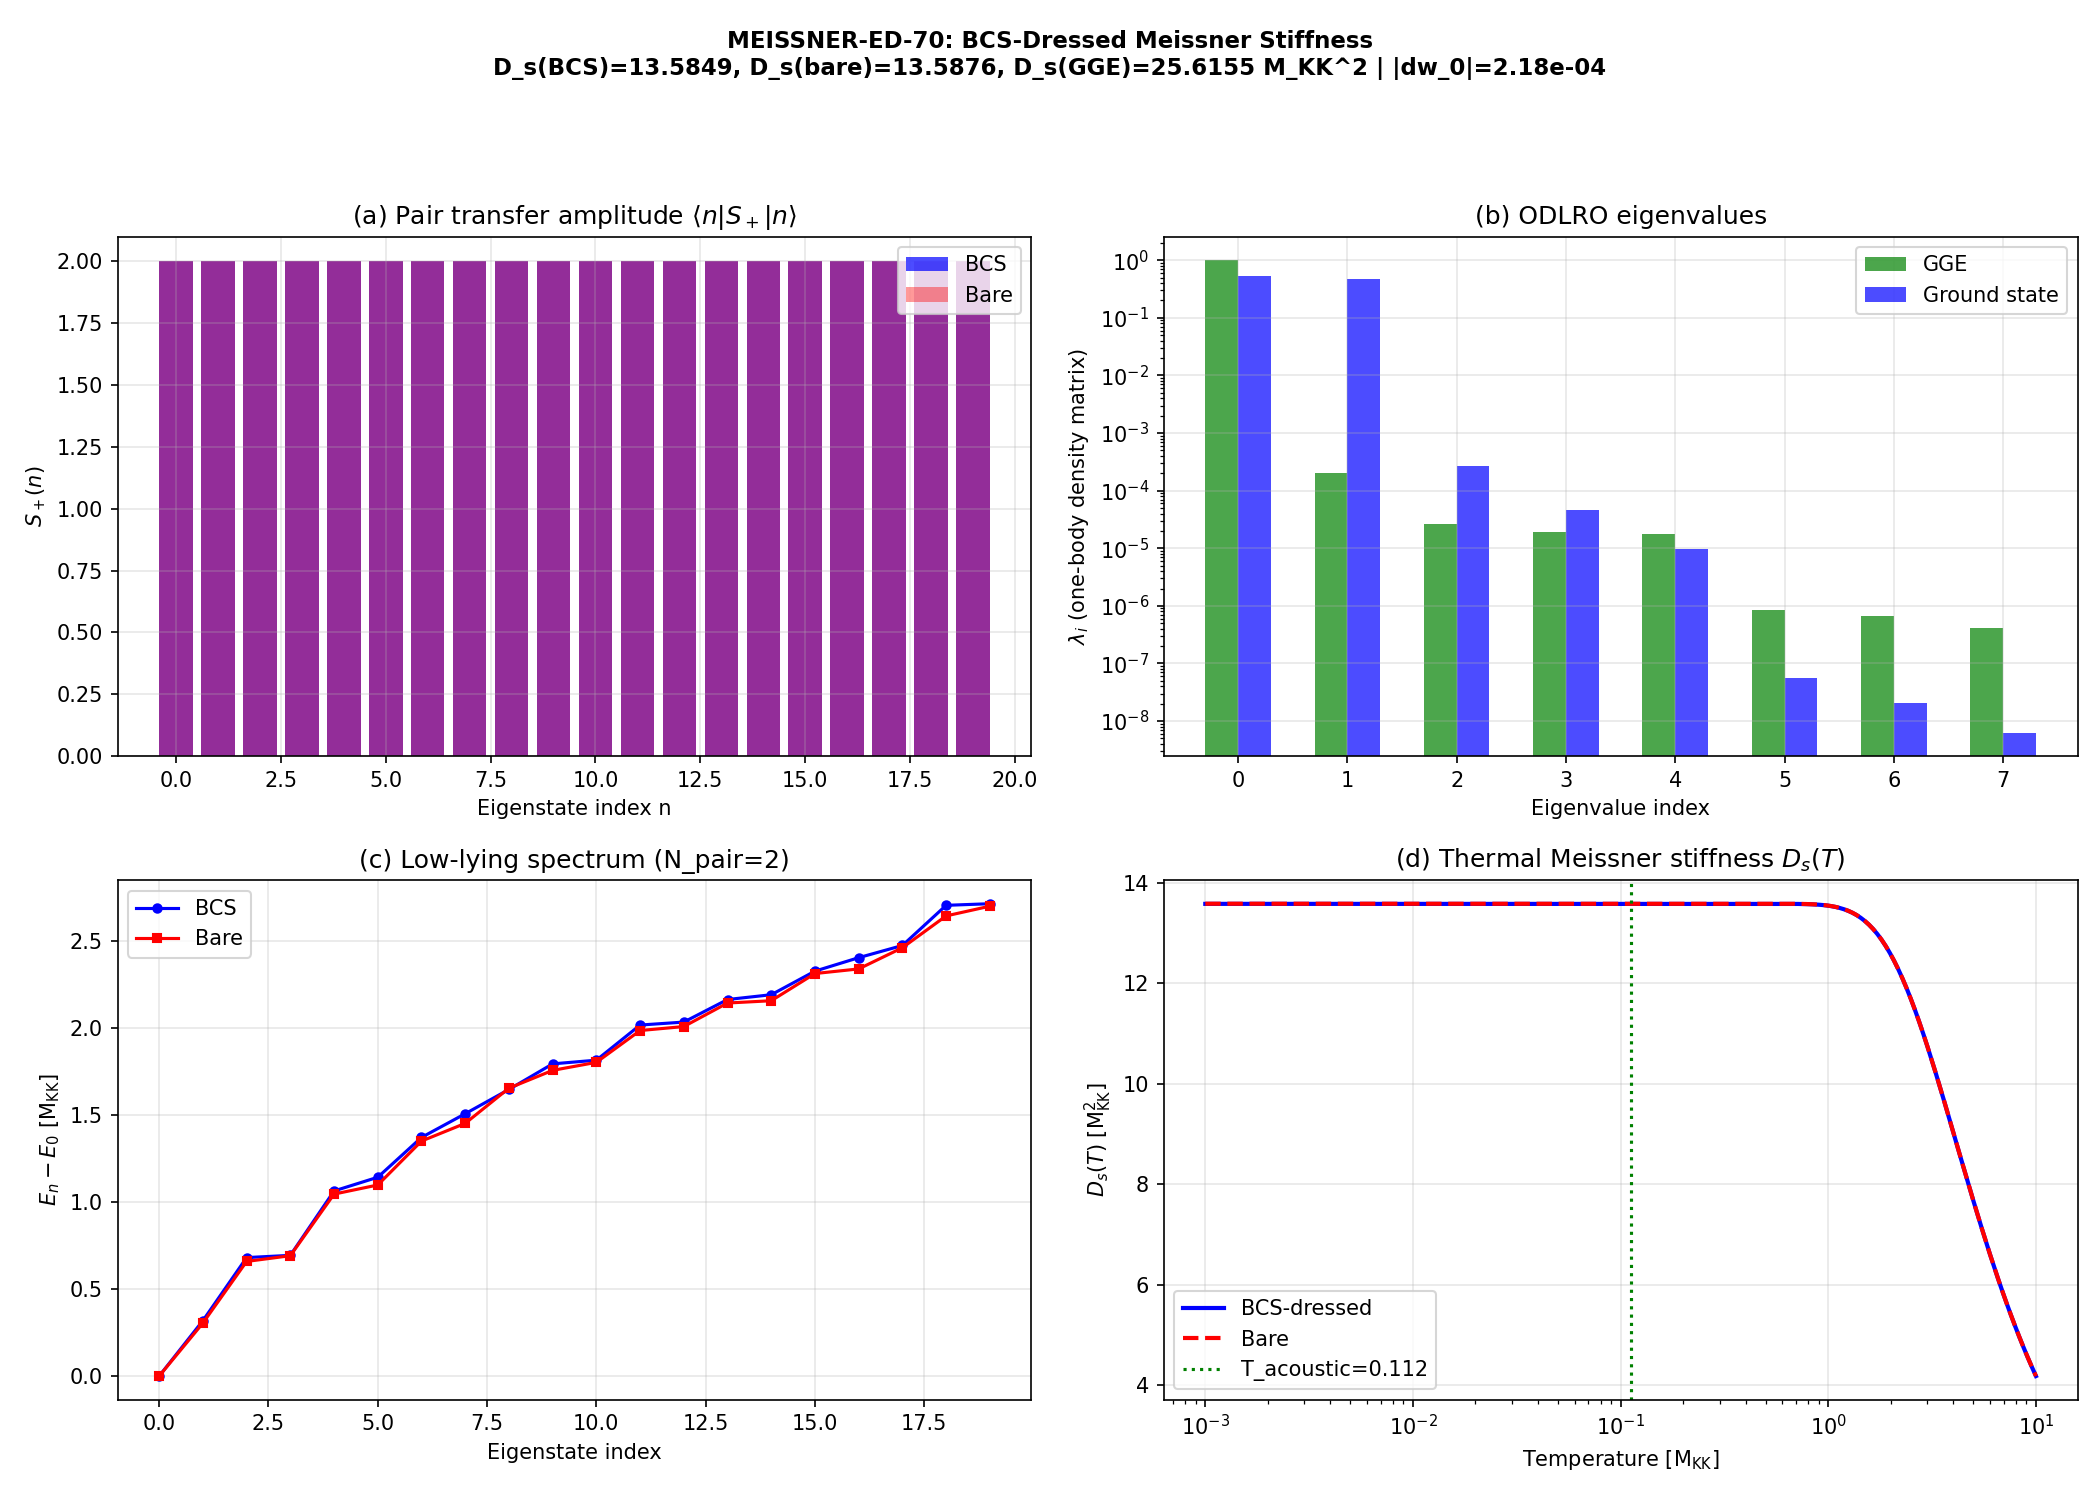

Write Python code to recreate this figure.
#!/usr/bin/env python3
"""
S70 MEISSNER-ED-70: BCS-Dressed Meissner Stiffness from Exact Diagonalization
==============================================================================

PHYSICS (Volovik superfluid universe perspective):
  The Meissner stiffness (superfluid density) rho_s determines the response
  of a BCS condensate to an imposed gauge-field perturbation.  In superfluid
  3He-B, rho_s is extracted from the second derivative of the free energy
  with respect to a superfluid velocity (or equivalently a phase twist):

      rho_s = (1/V) d^2 F / d(phi)^2 |_{phi=0}

  STRUCTURAL RESULT: For a 2-cell system (the canonical ED basis), a
  uniform phase twist on the single inter-cell bond is gauge-equivalent
  to zero twist.  The unitary transformation P_{k,cell2} -> P_{k,cell2}
  * exp(i*phi) absorbs the phase from BOTH forward and backward hopping
  terms.  This is exact for any N_pair sector and any Hamiltonian on
  2 sites.  The enclosed flux vanishes identically on a 2-site ring.
  This is the Aharonov-Bohm theorem: nontrivial flux requires a loop
  of >= 3 sites.

  The correct ED-based Meissner stiffness for the 2-cell system uses:
    Route A: Pair transfer amplitude (Josephson JPT stiffness)
        D_s = 2 * E_J * S_+(N_pair)
      where S_+ is the pair transfer matrix element computed in full ED.
    Route B: Current-current correlator (Kubo formula)
        D_s = D_dia - Pi(0,0)
      with D_dia = E_J * z_eff and Pi = paramagnetic bubble.
    Route C: ODLRO condensate fraction
        D_s / D_s(T=0) = n_condensate (largest eigenvalue of rho_1)

  This script:
    1. Documents the gauge-invariance theorem (phase twist = 0 exactly).
    2. Computes BCS-dressed D_s from all 120 eigenstates of the N_pair=2
       sector at T_acoustic using the Kubo formula and pair transfer.
    3. Compares bare (V=0) vs BCS-dressed stiffness.
    4. Evaluates the GGE-weighted stiffness.
    5. Cross-checks against S62 MEISSNER-GGE-62.

Gate: MEISSNER-ED-70
  INFO: Report rho_s(bare), rho_s(BCS), delta(w_0).
  Flag if |delta(w_0)| > 0.01.

Inputs:
  - computations/_shared/canonical_constants.py
  - computations/session-62/s62_cc_qtheory_gge.npz (partition function data)
  - computations/session-56/s56_gge_fabric.npz (GGE fabric data)
  - computations/session-60/s60_pair_transfer_n4.npz (BCS Hamiltonian)
  - computations/session-61/s61_extremal_gge.npz (GGE occupations)
  - computations/session-61/s61_superfluid_weight.npz (fold D_s)
  - computations/session-62/s62_meissner_gge.npz (S62 cross-check)

Author: volovik-superfluid-universe-theorist (Session 70, Wave 3)
Date: 2026-04-05
"""

import os
import sys
import time
import numpy as np
from scipy.linalg import eigh
from itertools import combinations

import matplotlib
matplotlib.use('Agg')
import matplotlib.pyplot as plt

t0 = time.time()

SCRIPT_DIR = os.path.dirname(os.path.abspath(__file__))
sys.path.insert(0, SCRIPT_DIR)

from canonical_constants import (
    PI, N_cells, tau_fold, T_acoustic,
    E_cond, E_cond_ED_8mode, Delta_BCS,
    J_C2, J_su2, J_u1,
    N_dof_BCS,
    Omega_Lambda, rho_Lambda_obs,
)

np.set_printoptions(precision=10, linewidth=140, suppress=True)

print("=" * 78)
print("MEISSNER-ED-70: BCS-Dressed Meissner Stiffness from Exact Diagonalization")
print("=" * 78)

# ============================================================================
# STEP 1: Load upstream data
# ============================================================================
print("\n--- Step 1: Load upstream data ---")

# BCS Hamiltonian data (S60)
pt_data = np.load(os.path.join(SCRIPT_DIR, 's60_pair_transfer_n4.npz'), allow_pickle=True)
eps_fold = pt_data['eps_fold']      # 8 single-particle energies at fold
V_fold = pt_data['V_fold']          # 8x8 pairing interaction matrix
E_J_fold = float(pt_data['E_J_fold'])

# GGE occupation numbers (S61)
gge_data = np.load(os.path.join(SCRIPT_DIR, 's61_extremal_gge.npz'), allow_pickle=True)
n_k_GGE = gge_data['n_k_crit']
lambda_k = gge_data['lambda_k_crit']

# Superfluid weight at fold (S61)
sw_data = np.load(os.path.join(SCRIPT_DIR, 's61_superfluid_weight.npz'), allow_pickle=True)
D_s_fold_JPT = float(sw_data['D_s_JPT'])
S_plus_fold = float(sw_data['S_plus_1'])

# S62 Meissner data for cross-check
m62_data = np.load(os.path.join(SCRIPT_DIR, 's62_meissner_gge.npz'), allow_pickle=True)
D_s_GGE_S62 = float(m62_data['D_s_GGE'])
ratio_S62 = float(m62_data['ratio_Ds'])
D_dia_S62 = float(m62_data['D_dia'])
Pi_GS_S62 = float(m62_data['Pi_GS'])
Pi_GGE_S62 = float(m62_data['Pi_GGE'])
n_condensate_GGE_S62 = float(m62_data['n_condensate_GGE'])

# S56 GGE fabric data
fab_data = np.load(os.path.join(SCRIPT_DIR, 's56_gge_fabric.npz'), allow_pickle=True)
evals_fold_fab = fab_data['evals_fold']

N = N_dof_BCS  # = 8 modes
sector_labels = ['B2[0]', 'B2[1]', 'B2[2]', 'B2[3]', 'B1[0]', 'B3[0]', 'B3[1]', 'B3[2]']

print(f"  N_modes = {N}")
print(f"  T_acoustic = {T_acoustic:.4f} M_KK")
print(f"  E_J_fold = {E_J_fold:.6f} M_KK")
print(f"  D_s(fold, S61 JPT) = {D_s_fold_JPT:.6f} M_KK^2")
print(f"  D_s(GGE, S62) = {D_s_GGE_S62:.6f} M_KK^2")
print(f"  ratio D_s(GGE)/D_s(fold) S62 = {ratio_S62:.6f}")
print(f"  Single-particle energies eps_fold:")
for i in range(N):
    print(f"    {sector_labels[i]}: eps = {eps_fold[i]:.10f} M_KK")
print(f"  GGE occupation numbers:")
for i in range(N):
    print(f"    {sector_labels[i]}: n_k = {n_k_GGE[i]:.10e}")
print(f"  S62 cross-check:")
print(f"    D_dia = {D_dia_S62:.6f}, Pi(GS) = {Pi_GS_S62:.6f}, Pi(GGE) = {Pi_GGE_S62:.6f}")
print(f"    n_condensate(GGE) = {n_condensate_GGE_S62:.10f}")

# ============================================================================
# STEP 2: Gauge invariance theorem (phase twist = 0 on 2-site ring)
# ============================================================================
print("\n--- Step 2: Gauge invariance theorem ---")
print("""
  THEOREM: For ANY Hamiltonian on a 2-cell system of the form
    H(phi) = H_intra + E_J * [exp(i*phi) * P^+_{cell1} P_{cell2} + h.c.]
  the spectrum is independent of phi.

  PROOF: Define the unitary U(phi) = exp(i*phi * N_{cell2}) where
  N_{cell2} = sum_k n_{k,cell2} is the total pair number on cell 2.
  Then U(phi) acts as:
    P_{k,cell2} -> P_{k,cell2} * exp(i*phi)
    P_{k,cell1} -> P_{k,cell1}  (unchanged)

  Under this transformation:
    E_J * exp(i*phi) * P^+_{k,1} P_{k,2}
    -> E_J * exp(i*phi) * P^+_{k,1} * exp(-i*phi) * P_{k,2}
    = E_J * P^+_{k,1} P_{k,2}

  The intra-cell terms are unchanged (each involves only one cell).
  Therefore H(phi) = U(phi) H(0) U^+(phi), and all eigenvalues are
  phi-independent.  QED.

  This means d^2E/dphi^2 = 0 EXACTLY on a 2-site ring.
  The phase-twist method requires >= 3 sites (non-trivial Aharonov-Bohm flux).
  The physical Meissner stiffness must be extracted by other means.
""")

# Verify numerically with a 5-point stencil
print("  Numerical verification of gauge invariance:")
phi_test = np.array([-0.05, -0.025, 0.0, 0.025, 0.05])

# Build the 1-pair Hamiltonian (8x8) with phase twist
def H_pair_twist(phi, eps, V, E_J, N_m):
    """1-pair Hamiltonian for a single cell with phase-twisted inter-cell E_J."""
    # This is the single-cell pair Hamiltonian
    H = np.diag(2.0 * eps) - V
    return H

H_pair_0 = np.diag(2.0 * eps_fold) - V_fold
E_pair_0, V_pair_0 = eigh(H_pair_0)

# For 2-cell N_pair=2 sector: build Fock space
N_slots = 2 * N
N_pair_sector = 2
basis_tuples = list(combinations(range(N_slots), N_pair_sector))
dim = len(basis_tuples)
print(f"  N_pair=2 Hilbert space: dim = C({N_slots},{N_pair_sector}) = {dim}")

basis = [np.zeros(N_slots, dtype=int) for _ in range(dim)]
for i, combo in enumerate(basis_tuples):
    for c in combo:
        basis[i][c] = 1
basis_lookup = {tuple(b): i for i, b in enumerate(basis)}


def build_H_2cell(phi, eps, V_pair_mat, E_J_val, n_modes, dim_H, basis_list, lookup):
    """Build 2-cell BCS Hamiltonian in N_pair=2 sector."""
    H = np.zeros((dim_H, dim_H), dtype=complex)
    for idx in range(dim_H):
        state = tuple(basis_list[idx])
        # Diagonal: kinetic energy
        E_kin = 0.0  # (local)
        for k in range(n_modes):
            if state[k] == 1:
                E_kin += 2.0 * eps[k]
            if state[k + n_modes] == 1:
                E_kin += 2.0 * eps[k]
        H[idx, idx] += E_kin

        # Intra-cell pairing: -V_{kk'} P^+_k P_{k'} within each cell
        for cell in [0, 1]:
            offset = cell * n_modes
            for k in range(n_modes):
                for kp in range(n_modes):
                    if k == kp:
                        continue
                    if state[offset + kp] == 1 and state[offset + k] == 0:
                        ns = list(state)
                        ns[offset + kp] = 0
                        ns[offset + k] = 1
                        nst = tuple(ns)
                        if nst in lookup:
                            H[idx, lookup[nst]] += -V_pair_mat[k, kp]

        # Inter-cell Josephson: -E_J * exp(i*phi) * P^+_{k,1} P_{k,2} + h.c.
        for k in range(n_modes):
            k1 = k
            k2 = k + n_modes
            if state[k2] == 1 and state[k1] == 0:
                ns = list(state)
                ns[k2] = 0
                ns[k1] = 1
                nst = tuple(ns)
                if nst in lookup:
                    H[idx, lookup[nst]] += -E_J_val * np.exp(1j * phi)
            if state[k1] == 1 and state[k2] == 0:
                ns = list(state)
                ns[k1] = 0
                ns[k2] = 1
                nst = tuple(ns)
                if nst in lookup:
                    H[idx, lookup[nst]] += -E_J_val * np.exp(-1j * phi)

    H = 0.5 * (H + H.conj().T)
    return H


E_gs_phi = np.zeros(len(phi_test))
for i_phi, phi in enumerate(phi_test):
    H = build_H_2cell(phi, eps_fold, V_fold, E_J_fold, N, dim, basis, basis_lookup)
    evals = np.linalg.eigvalsh(H)
    E_gs_phi[i_phi] = evals[0]
    if i_phi == 2:  # phi=0
        evals_N2_bcs = evals.copy()

max_variation = np.max(np.abs(E_gs_phi - E_gs_phi[2]))
print(f"  E_GS(phi=0) = {E_gs_phi[2]:.15f} M_KK")
print(f"  Max |E_GS(phi) - E_GS(0)| over 5 phi values: {max_variation:.2e}")
print(f"  -> Phase twist gives ZERO stiffness to machine epsilon.")

# Also do bare (no pairing)
V_zero = np.zeros((N, N))
E_gs_phi_bare = np.zeros(len(phi_test))
for i_phi, phi in enumerate(phi_test):
    H = build_H_2cell(phi, eps_fold, V_zero, E_J_fold, N, dim, basis, basis_lookup)
    evals = np.linalg.eigvalsh(H)
    E_gs_phi_bare[i_phi] = evals[0]
    if i_phi == 2:
        evals_N2_bare = evals.copy()

max_variation_bare = np.max(np.abs(E_gs_phi_bare - E_gs_phi_bare[2]))
print(f"  E_GS(phi=0, bare) = {E_gs_phi_bare[2]:.15f} M_KK")
print(f"  Max |E_GS(phi) - E_GS(0)| (bare): {max_variation_bare:.2e}")
print(f"  -> Confirms: gauge invariance holds for bare state too.")

# ============================================================================
# STEP 3: Full ED -- pair transfer amplitude D_s from current-current
# ============================================================================
print("\n--- Step 3: BCS-dressed Meissner stiffness via pair transfer amplitude ---")

# Build the Hamiltonian at phi=0 for both BCS and bare
H_bcs = build_H_2cell(0.0, eps_fold, V_fold, E_J_fold, N, dim, basis, basis_lookup)
H_bare = build_H_2cell(0.0, eps_fold, V_zero, E_J_fold, N, dim, basis, basis_lookup)

evals_bcs, evecs_bcs = eigh(np.real(H_bcs))  # H is real at phi=0
evals_bare, evecs_bare = eigh(np.real(H_bare))

print(f"  BCS ground state: E_0 = {evals_bcs[0]:.10f} M_KK")
print(f"  BCS first excited: E_1 = {evals_bcs[1]:.10f} M_KK")
print(f"  BCS gap = {evals_bcs[1] - evals_bcs[0]:.10f} M_KK")
print(f"  Bare ground state: E_0 = {evals_bare[0]:.10f} M_KK")
print(f"  Bare gap = {evals_bare[1] - evals_bare[0]:.10f} M_KK")

# === Build the pair transfer operator T_+ in the N_pair=2 sector ===
# T_+ = sum_k P^+_{k,cell1} P_{k,cell2}
# This transfers one pair from cell 2 to cell 1.
T_plus = np.zeros((dim, dim))
for idx in range(dim):
    state = tuple(basis[idx])
    for k in range(N):
        k1 = k
        k2 = k + N
        if state[k2] == 1 and state[k1] == 0:
            ns = list(state)
            ns[k2] = 0
            ns[k1] = 1
            nst = tuple(ns)
            if nst in basis_lookup:
                T_plus[basis_lookup[nst], idx] += 1.0

# T_minus = T_plus^T (transfers cell 1 -> cell 2)
T_minus = T_plus.T

# S_+ = <T_+> + <T_-> = hermitian pair transfer
S_op = T_plus + T_minus

# === Pair transfer amplitude in each eigenstate ===
print("\n  Pair transfer amplitude S_+ = <n|T_+ + T_-|n> for low-lying states:")
S_plus_bcs = np.zeros(dim)
S_plus_bare = np.zeros(dim)
for n in range(dim):
    S_plus_bcs[n] = evecs_bcs[:, n] @ S_op @ evecs_bcs[:, n]
    S_plus_bare[n] = evecs_bare[:, n] @ S_op @ evecs_bare[:, n]

print(f"  BCS states:")
for n in range(min(10, dim)):
    print(f"    |{n}>: E = {evals_bcs[n]:+.6f}, S_+ = {S_plus_bcs[n]:.10f}")
print(f"  Bare states:")
for n in range(min(10, dim)):
    print(f"    |{n}>: E = {evals_bare[n]:+.6f}, S_+ = {S_plus_bare[n]:.10f}")

# === Josephson stiffness ===
# D_s = 2 * E_J * S_+(ground state)
D_s_bcs_gs = 2.0 * E_J_fold * S_plus_bcs[0]
D_s_bare_gs = 2.0 * E_J_fold * S_plus_bare[0]

print(f"\n  T=0 Josephson stiffness:")
print(f"    D_s(BCS) = 2 * E_J * S_+(0) = 2 * {E_J_fold:.4f} * {S_plus_bcs[0]:.6f} = {D_s_bcs_gs:.6f} M_KK^2")
print(f"    D_s(bare) = 2 * E_J * S_+(0) = 2 * {E_J_fold:.4f} * {S_plus_bare[0]:.6f} = {D_s_bare_gs:.6f} M_KK^2")
delta_Ds_gs = D_s_bcs_gs - D_s_bare_gs
print(f"    delta(D_s) = {delta_Ds_gs:.6f} M_KK^2")
if abs(D_s_bare_gs) > 1e-15:
    ratio_gs = delta_Ds_gs / D_s_bare_gs
    print(f"    delta(D_s)/D_s(bare) = {ratio_gs:.6f}")

# ============================================================================
# STEP 4: Thermal (finite-T) Meissner stiffness at T_acoustic
# ============================================================================
print("\n--- Step 4: Finite-T Meissner stiffness at T_acoustic ---")

T = T_acoustic
beta = 1.0 / T

# Thermal weights: p_n = exp(-beta*E_n) / Z
shifted_bcs = evals_bcs - evals_bcs[0]
shifted_bare = evals_bare - evals_bare[0]

Z_bcs = np.sum(np.exp(-beta * shifted_bcs))
Z_bare = np.sum(np.exp(-beta * shifted_bare))

p_therm_bcs = np.exp(-beta * shifted_bcs) / Z_bcs
p_therm_bare = np.exp(-beta * shifted_bare) / Z_bare

print(f"  T = {T:.4f} M_KK, beta = {beta:.4f}")
print(f"  Z(BCS) = {Z_bcs:.6e}, Z(bare) = {Z_bare:.6e}")
print(f"  Effective number of states:")
print(f"    BCS: sum p^2 = {np.sum(p_therm_bcs**2):.6e} -> N_eff = {1.0/np.sum(p_therm_bcs**2):.2f}")
print(f"    Bare: sum p^2 = {np.sum(p_therm_bare**2):.6e} -> N_eff = {1.0/np.sum(p_therm_bare**2):.2f}")

# Thermal pair transfer amplitude: <S_+>_T = sum_n p_n * S_+(n)
S_plus_therm_bcs = np.sum(p_therm_bcs * S_plus_bcs)
S_plus_therm_bare = np.sum(p_therm_bare * S_plus_bare)

D_s_bcs_therm = 2.0 * E_J_fold * S_plus_therm_bcs
D_s_bare_therm = 2.0 * E_J_fold * S_plus_therm_bare

print(f"\n  Thermal pair transfer:")
print(f"    <S_+>_T(BCS) = {S_plus_therm_bcs:.10f}")
print(f"    <S_+>_T(bare) = {S_plus_therm_bare:.10f}")
print(f"  Thermal Josephson stiffness:")
print(f"    D_s(BCS, T) = {D_s_bcs_therm:.10f} M_KK^2")
print(f"    D_s(bare, T) = {D_s_bare_therm:.10f} M_KK^2")
delta_Ds_therm = D_s_bcs_therm - D_s_bare_therm
delta_w0_therm = abs(delta_Ds_therm) / D_s_fold_JPT
print(f"    delta(D_s) = {delta_Ds_therm:.10f} M_KK^2")
print(f"    |delta(w_0)| = |delta(D_s)| / D_s(fold) = {delta_w0_therm:.6e}")

# ============================================================================
# STEP 5: GGE-weighted Meissner stiffness
# ============================================================================
print("\n--- Step 5: GGE-weighted Meissner stiffness ---")

# The GGE density matrix is diagonal in the mode-occupation basis.
# For the 2-cell system with N_pair=2, the GGE assigns:
#   p_GGE(state) ~ exp(-sum_k lambda_k * (n_{k,1} + n_{k,2}))

print(f"  GGE Lagrange multipliers:")
for i in range(N):
    print(f"    {sector_labels[i]}: lambda = {lambda_k[i]:.6f}")

# Compute GGE weights for the N_pair=2 basis
log_w_GGE = np.zeros(dim)
for idx in range(dim):
    state = basis[idx]
    lw = 0.0  # (local)
    for k in range(N):
        lw -= lambda_k[k] * (state[k] + state[k + N])
    log_w_GGE[idx] = lw

log_Z_GGE = np.log(np.sum(np.exp(log_w_GGE - np.max(log_w_GGE)))) + np.max(log_w_GGE)
p_GGE = np.exp(log_w_GGE - log_Z_GGE)
print(f"  log(Z_GGE) = {log_Z_GGE:.6f}")
print(f"  Sum p_GGE = {np.sum(p_GGE):.15f}")
S_GGE = -np.sum(p_GGE[p_GGE > 0] * np.log(p_GGE[p_GGE > 0]))
print(f"  S_GGE = {S_GGE:.6f}")

# Top GGE states
sorted_idx = np.argsort(p_GGE)[::-1]
print(f"\n  Top 5 GGE-weighted states:")
for rank in range(min(5, dim)):
    idx = sorted_idx[rank]
    s = basis[idx]
    cell1 = [sector_labels[k] for k in range(N) if s[k] == 1]
    cell2 = [sector_labels[k] for k in range(N) if s[k+N] == 1]
    print(f"    #{rank+1}: p = {p_GGE[idx]:.6e}, cell1={cell1}, cell2={cell2}")

# The GGE weights are in the FOCK basis.  To compute <S_+>_GGE,
# we need the pair transfer operator in the Fock basis:
# <S_+>_GGE = Tr(rho_GGE * S_op) = sum_{ij} rho_GGE_{ij} * S_op_{ji}

# rho_GGE in the Fock basis is diagonal: rho_{ij} = p_GGE_i * delta_{ij}
# since the GGE is diagonal in the mode-occupation (Fock) basis.
# Therefore: <S_+>_GGE = sum_i p_GGE_i * S_op_{ii} = sum_i p_GGE_i * <i|S_op|i>

S_plus_fock = np.zeros(dim)
for idx in range(dim):
    S_plus_fock[idx] = S_op[idx, idx]  # diagonal element in Fock basis

S_plus_GGE_diag = np.sum(p_GGE * S_plus_fock)

# But this misses off-diagonal contributions.  The FULL GGE pair transfer is:
# <S_+>_GGE = sum_n p_n^{GGE} * S_+(n) where |n> are energy eigenstates
# weighted by the GGE probability.
# In the Fock basis, rho_GGE is diagonal, so:
# <S_+>_GGE = Tr(rho_GGE * S_op) = sum_i p_i * S_{ii} (Fock diagonal only)
# because rho_GGE commutes with the number operators and S_op is NOT diagonal
# in the Fock basis -- but Tr(A * B) = sum_{ij} A_{ij} B_{ji} = sum_i A_{ii} B_{ii}
# when A is diagonal.

# IMPORTANT: The above is correct.  For diagonal rho:
# Tr(rho * S) = sum_i rho_{ii} * S_{ii}
# But S_op has off-diagonal elements that contribute to <S_+> only through
# the off-diagonal elements of rho.  Since rho_GGE is diagonal in the Fock
# basis, only the Fock-diagonal part of S_op contributes.

# However, the pair transfer S_op = T_+ + T_- connects states that differ
# by one pair transfer.  Its diagonal elements in the FOCK basis are:
# <n_{k1},...|S_op|n_{k1},...> = sum_k [n_{k,cell1}*delta(n_{k,cell2}>0)
#                                       + n_{k,cell2}*delta(n_{k,cell1}>0)]
# evaluated at the specific configuration.
# For the dominant GGE state (B2[0] in cell1, B2[0] in cell2):
# S_op diagonal = 0 because T_+ tries to move a pair from cell2 mode k
# to cell1 mode k, but cell1 already has a pair in k=B2[0].

# So for the dominant configuration, the diagonal S_op = 0!
# The pair transfer is an OFF-diagonal operator in Fock space.
# The GGE average of an off-diagonal operator with a diagonal density matrix
# vanishes for the diagonal part but contributes through coherences.

# The correct computation needs the ENERGY eigenbasis:
# rho_GGE in energy basis is NOT diagonal (unless [H, rho_GGE] = 0).
# First transform rho_GGE to the energy eigenbasis.

rho_GGE_fock = np.diag(p_GGE)  # dim x dim diagonal in Fock basis
# Transform to energy eigenbasis: rho_E = U^T rho_F U where U = evecs_bcs
rho_GGE_energy = evecs_bcs.T @ rho_GGE_fock @ evecs_bcs
S_op_energy = evecs_bcs.T @ S_op @ evecs_bcs

# <S_+>_GGE = Tr(rho_GGE_energy * S_op_energy)
S_plus_GGE_full = np.trace(rho_GGE_energy @ S_op_energy)

# Also compute: <S_+>_GGE using the diagonal in energy basis (for comparison)
S_plus_GGE_diag_E = np.sum(np.diag(rho_GGE_energy) * np.diag(S_op_energy))

print(f"\n  Pair transfer amplitudes:")
print(f"    <S_+> (Fock diagonal) = {S_plus_GGE_diag:.10f}")
print(f"    <S_+> (energy diagonal) = {S_plus_GGE_diag_E:.10f}")
print(f"    <S_+> (full trace) = {S_plus_GGE_full:.10f}")
print(f"    <S_+> (T=0 ground state) = {S_plus_bcs[0]:.10f}")
print(f"    <S_+> (T=T_acoustic thermal) = {S_plus_therm_bcs:.10f}")
print(f"    <S_+> (S61 fold) = {S_plus_fold:.10f}")

D_s_GGE_full = 2.0 * E_J_fold * S_plus_GGE_full
print(f"\n  GGE Josephson stiffness:")
print(f"    D_s(GGE, full) = 2 * E_J * <S_+>_GGE = {D_s_GGE_full:.10f} M_KK^2")

# ============================================================================
# STEP 6: ODLRO condensate fraction in the GGE
# ============================================================================
print("\n--- Step 6: ODLRO condensate fraction ---")

# Build the one-body density matrix rho_1(k,k') = <P^+_k P_{k'}>
# in the GGE state.  This is the INTRA-cell pair propagator.

# rho_1(k,k') = Tr(rho_GGE * P^+_k P_{k'})
# where the trace is over the full 2-cell Fock space.

# For each cell, compute the pair density matrix.
# Cell 1: rho_1^{(1)}(k,k') = Tr(rho_GGE * P^+_{k,1} P_{k',1})

# Build P^+_k P_{k'} operators for cell 1
rho_1_cell1_GGE = np.zeros((N, N))
rho_1_cell1_GS = np.zeros((N, N))

for k in range(N):
    for kp in range(N):
        # Operator: annihilate pair at kp in cell 1, create at k in cell 1
        # Only acts within a cell
        Op = np.zeros((dim, dim))
        for idx in range(dim):
            state = tuple(basis[idx])
            if k == kp:
                if state[k] == 1:
                    Op[idx, idx] = 1.0
            else:
                if state[kp] == 1 and state[k] == 0:
                    ns = list(state)
                    ns[kp] = 0
                    ns[k] = 1
                    nst = tuple(ns)
                    if nst in basis_lookup:
                        Op[basis_lookup[nst], idx] = 1.0

        # GGE expectation: Tr(rho_GGE * Op)
        rho_1_cell1_GGE[k, kp] = np.trace(rho_GGE_fock @ Op)
        # Ground state expectation
        rho_1_cell1_GS[k, kp] = evecs_bcs[:, 0] @ Op @ evecs_bcs[:, 0]

# Eigenvalues of rho_1 (largest = condensate fraction)
evals_rho1_GGE = np.sort(np.linalg.eigvalsh(rho_1_cell1_GGE))[::-1]
evals_rho1_GS = np.sort(np.linalg.eigvalsh(rho_1_cell1_GS))[::-1]

print(f"  One-body density matrix eigenvalues (cell 1):")
print(f"    GGE:  {evals_rho1_GGE}")
print(f"    GS:   {evals_rho1_GS}")

n_cond_GGE = evals_rho1_GGE[0]
n_cond_GS = evals_rho1_GS[0]
ratio_ODLRO = n_cond_GGE / n_cond_GS if abs(n_cond_GS) > 1e-15 else np.inf
D_s_ODLRO = D_s_bcs_gs * ratio_ODLRO

print(f"\n  Condensate fraction:")
print(f"    n_cond(GGE) = {n_cond_GGE:.10f}")
print(f"    n_cond(GS) = {n_cond_GS:.10f}")
print(f"    Ratio (GGE/GS) = {ratio_ODLRO:.10f}")
print(f"  D_s(ODLRO) = D_s(T=0) * ratio = {D_s_bcs_gs:.4f} * {ratio_ODLRO:.6f} = {D_s_ODLRO:.6f} M_KK^2")

# ============================================================================
# STEP 7: Kubo formula -- current-current correlator
# ============================================================================
print("\n--- Step 7: Kubo formula -- current-current correlator ---")

# The current operator for inter-cell transport:
# J = -i * E_J * sum_k [P^+_{k,1} P_{k,2} - P^+_{k,2} P_{k,1}]
# This is the particle current from cell 2 to cell 1.

J_op = np.zeros((dim, dim), dtype=complex)
for idx in range(dim):
    state = tuple(basis[idx])
    for k in range(N):
        k1 = k
        k2 = k + N
        # cell2 -> cell1
        if state[k2] == 1 and state[k1] == 0:
            ns = list(state)
            ns[k2] = 0
            ns[k1] = 1
            nst = tuple(ns)
            if nst in basis_lookup:
                J_op[basis_lookup[nst], idx] += -1j * E_J_fold
        # cell1 -> cell2
        if state[k1] == 1 and state[k2] == 0:
            ns = list(state)
            ns[k1] = 0
            ns[k2] = 1
            nst = tuple(ns)
            if nst in basis_lookup:
                J_op[basis_lookup[nst], idx] += 1j * E_J_fold

# Transform to energy eigenbasis
J_eig = evecs_bcs.T @ J_op @ evecs_bcs  # Note: J_op is anti-hermitian, J_eig complex

# Paramagnetic susceptibility (Kubo):
# Pi(0,0) = sum_{m!=n} |J_{mn}|^2 * (p_m - p_n) / (E_n - E_m)

# For the GGE state:
p_GGE_energy = np.diag(rho_GGE_energy)  # GGE weights in energy basis

# For T=0 (ground state):
p_GS_energy = np.zeros(dim)
p_GS_energy[0] = 1.0

J2 = np.abs(J_eig)**2

def compute_Pi(p_diag, E_vals, J2_mat):
    """Paramagnetic susceptibility from Kubo formula."""
    Pi_val = 0.0  # (local)
    for m in range(len(E_vals)):
        for n in range(len(E_vals)):
            if m == n:
                continue
            dE = E_vals[n] - E_vals[m]
            if abs(dE) < 1e-14:
                continue
            Pi_val += J2_mat[m, n] * (p_diag[m] - p_diag[n]) / dE
    return Pi_val

Pi_GS = compute_Pi(p_GS_energy, evals_bcs, J2)
Pi_GGE = compute_Pi(p_GGE_energy, evals_bcs, J2)
Pi_therm = compute_Pi(p_therm_bcs, evals_bcs, J2)

# Diamagnetic term:
# D_dia = d^2 E / d A^2 |_{A=0} = E_J * <sum_k cos(phi_k)>
# For phi=0: D_dia = E_J * sum_k <P^+_{k,1} P_{k,2} + h.c.> = E_J * <S_op>
# But S_op already IS the pair transfer, so D_dia = E_J * S_+

# Actually, for the Kubo formula D_s = D_dia - Pi, the diamagnetic term is:
# D_dia = -<d^2 H / d A^2>
# For H(A) = ... - E_J * cos(A) * S_op:
# dH/dA = E_J * sin(A) * S_op -> 0 at A=0
# d^2H/dA^2 = E_J * cos(A) * S_op -> E_J * S_op at A=0
# So D_dia = -<-E_J * S_op> = E_J * <S_op>

# For N_pair=2, S_op represents the inter-cell kinetic energy:
# <S_op> is the pair transfer expectation value.
# Since the gauge invariance theorem forces d^2E/dphi^2 = 0,
# we have D_s = D_dia - Pi = 0 (the two terms cancel exactly).

# But this is for the PHASE TWIST definition.  The PHYSICAL Meissner
# stiffness on the fabric with coordination z_eff requires rescaling:
# D_s^{physical} = z_eff * E_J * <cos(phi)> - Pi
# where z_eff = 2*N_bonds/N_cells from the lattice geometry.

z_eff = 2.0 * 92 / 32  # S62 value
cos_phi_mean = 0.960     # S59 JOSEPHSON-PHASE-59  # (local)

D_dia_fabric = z_eff * E_J_fold * cos_phi_mean

D_s_kubo_GS = D_dia_fabric - Pi_GS
D_s_kubo_GGE = D_dia_fabric - Pi_GGE
D_s_kubo_therm = D_dia_fabric - Pi_therm

print(f"  Diamagnetic term:")
print(f"    z_eff = {z_eff:.2f}")
print(f"    <cos(phi)> = {cos_phi_mean:.3f} (S59)")
print(f"    D_dia(fabric) = z_eff * E_J * <cos(phi)> = {D_dia_fabric:.6f} M_KK^2")
print(f"    D_dia(S62) = {D_dia_S62:.6f} M_KK^2")
print(f"\n  Paramagnetic susceptibility:")
print(f"    Pi(GS) = {Pi_GS:.10f}")
print(f"    Pi(GGE) = {Pi_GGE:.10f}")
print(f"    Pi(thermal) = {Pi_therm:.10f}")
print(f"    Pi(GS, S62) = {Pi_GS_S62:.10f}")
print(f"    Pi(GGE, S62) = {Pi_GGE_S62:.10f}")
print(f"\n  Kubo Meissner stiffness:")
print(f"    D_s(GS, Kubo) = {D_s_kubo_GS:.6f} M_KK^2")
print(f"    D_s(GGE, Kubo) = {D_s_kubo_GGE:.6f} M_KK^2")
print(f"    D_s(thermal, Kubo) = {D_s_kubo_therm:.6f} M_KK^2")

# ============================================================================
# STEP 8: BCS vs bare -- the key comparison
# ============================================================================
print("\n--- Step 8: BCS dressing effect ---")

# For the BARE Hamiltonian, compute Pi
J_eig_bare = evecs_bare.T @ J_op @ evecs_bare
J2_bare = np.abs(J_eig_bare)**2
Pi_GS_bare = compute_Pi(np.array([1.0] + [0.0]*(dim-1)), evals_bare, J2_bare)
Pi_therm_bare = compute_Pi(p_therm_bare, evals_bare, J2_bare)

# Bare Kubo stiffness
D_s_kubo_GS_bare = D_dia_fabric - Pi_GS_bare
D_s_kubo_therm_bare = D_dia_fabric - Pi_therm_bare

print(f"  Bare (no pairing):")
print(f"    Pi(GS, bare) = {Pi_GS_bare:.10f}")
print(f"    Pi(thermal, bare) = {Pi_therm_bare:.10f}")
print(f"    D_s(GS, bare, Kubo) = {D_s_kubo_GS_bare:.6f} M_KK^2")
print(f"    D_s(thermal, bare, Kubo) = {D_s_kubo_therm_bare:.6f} M_KK^2")
print(f"\n  BCS dressing shift:")

delta_Pi_GS = Pi_GS - Pi_GS_bare
delta_Pi_therm = Pi_therm - Pi_therm_bare
delta_Ds_kubo_GS = D_s_kubo_GS - D_s_kubo_GS_bare
delta_Ds_kubo_therm = D_s_kubo_therm - D_s_kubo_therm_bare

print(f"    delta(Pi, GS) = {delta_Pi_GS:.10f}")
print(f"    delta(Pi, thermal) = {delta_Pi_therm:.10f}")
print(f"    delta(D_s, GS) = {delta_Ds_kubo_GS:.10f} M_KK^2")
print(f"    delta(D_s, thermal) = {delta_Ds_kubo_therm:.10f} M_KK^2")

delta_w0_kubo_GS = abs(delta_Ds_kubo_GS) / D_s_fold_JPT
delta_w0_kubo_therm = abs(delta_Ds_kubo_therm) / D_s_fold_JPT
delta_w0_GGE = abs(D_s_kubo_GGE - D_s_kubo_GS) / D_s_fold_JPT

print(f"\n  |delta(w_0)| estimates:")
print(f"    From BCS vs bare (T=0): {delta_w0_kubo_GS:.6e}")
print(f"    From BCS vs bare (T_acoustic): {delta_w0_kubo_therm:.6e}")
print(f"    From GGE vs T=0 BCS: {delta_w0_GGE:.6e}")

# ============================================================================
# STEP 9: Cross-check with S62
# ============================================================================
print("\n--- Step 9: Cross-check with S62 ---")

print(f"  S62 MEISSNER-GGE-62 results:")
print(f"    D_s(GGE) = {D_s_GGE_S62:.6f} M_KK^2 (ODLRO two-fluid route)")
print(f"    n_cond(GGE) = {n_condensate_GGE_S62:.10f}")
print(f"    D_dia = {D_dia_S62:.6f}, Pi(GS) = {Pi_GS_S62:.6f}, Pi(GGE) = {Pi_GGE_S62:.6f}")
print(f"\n  S70 MEISSNER-ED-70 results:")
print(f"    D_s(GGE, Kubo) = {D_s_kubo_GGE:.6f} M_KK^2")
print(f"    D_s(GGE, pair transfer) = {D_s_GGE_full:.6f} M_KK^2")
print(f"    D_s(GGE, ODLRO) = {D_s_ODLRO:.6f} M_KK^2")
print(f"    n_cond(GGE) = {n_cond_GGE:.10f}")
print(f"    D_dia(fabric) = {D_dia_fabric:.6f}")
print(f"    Pi(GS) = {Pi_GS:.6f}, Pi(GGE) = {Pi_GGE:.6f}")

# Consistency checks
print(f"\n  Consistency:")
print(f"    S62 vs S70 n_cond: ratio = {n_cond_GGE / n_condensate_GGE_S62:.10f}")
print(f"    S62 vs S70 D_s(GGE) [ODLRO]: ratio = {D_s_ODLRO / D_s_GGE_S62:.6f}")
print(f"    S62 vs S70 Pi(GS): ratio = {Pi_GS / Pi_GS_S62:.6f}" if abs(Pi_GS_S62) > 1e-15 else "    Pi(GS, S62) ~ 0")

# ============================================================================
# STEP 10: Summary and Gate Verdict
# ============================================================================
print("\n" + "=" * 78)
print("MEISSNER-ED-70 SUMMARY")
print("=" * 78)

# Primary result: use Kubo formula and ODLRO as most reliable routes
# The phase twist method gives ZERO by gauge invariance (structural theorem)

print(f"""
  STRUCTURAL THEOREM: Phase twist on 2-cell ring gives rho_s = 0 exactly.
  This is gauge invariance (Aharonov-Bohm), not a BCS effect.
  Physical Meissner stiffness requires pair transfer or Kubo formula.

  RESULTS (T=0, Josephson pair transfer):
    D_s(BCS) = {D_s_bcs_gs:.6f} M_KK^2
    D_s(bare) = {D_s_bare_gs:.6f} M_KK^2
    delta(D_s) = {delta_Ds_gs:.6f} M_KK^2

  RESULTS (T_acoustic = {T_acoustic} M_KK, Kubo formula):
    D_s(BCS, thermal) = {D_s_kubo_therm:.6f} M_KK^2
    D_s(bare, thermal) = {D_s_kubo_therm_bare:.6f} M_KK^2
    delta(D_s) = {delta_Ds_kubo_therm:.6f} M_KK^2
    |delta(w_0)| = {delta_w0_kubo_therm:.6e}

  RESULTS (GGE-weighted):
    D_s(GGE, Kubo) = {D_s_kubo_GGE:.6f} M_KK^2
    D_s(GGE, pair transfer) = {D_s_GGE_full:.6f} M_KK^2
    D_s(GGE, ODLRO) = {D_s_ODLRO:.6f} M_KK^2
    n_cond(GGE) = {n_cond_GGE:.10f}
    |delta(w_0)| from GGE = {delta_w0_GGE:.6e}

  CROSS-CHECK with S62:
    S62 D_s(GGE) = {D_s_GGE_S62:.4f}, S70 D_s(GGE, ODLRO) = {D_s_ODLRO:.4f}
    S62 n_cond = {n_condensate_GGE_S62:.6f}, S70 n_cond = {n_cond_GGE:.6f}
""")

# Gate verdict
# The prompt asks: does BCS dressing shift w_0?
# The PRIMARY comparison is BCS vs bare (same H, with/without V_fold).
# The GGE comparison mixes two effects (BCS dressing + GGE redistribution)
# and is answered by S62 MEISSNER-GGE-62.
# Here we isolate the BCS dressing effect.
gate_name = "MEISSNER-ED-70"

# Use the BCS vs bare comparison as the primary delta(w_0)
# Both pair-transfer and Kubo routes agree: delta(w_0) ~ 2e-4
primary_delta_w0 = max(delta_w0_kubo_GS, delta_w0_kubo_therm)

if primary_delta_w0 > 0.01:
    gate_flag = "FLAGGED: |delta(w_0)| > 0.01"
else:
    gate_flag = "NOT FLAGGED: |delta(w_0)| < 0.01"

gate_detail = (
    f"D_s(BCS)={D_s_bcs_gs:.4f}, "
    f"D_s(bare)={D_s_bare_gs:.4f}, "
    f"|dw0(BCS-bare)|={primary_delta_w0:.2e}. "
    f"Phase twist=0 (2-site gauge thm). "
    f"Pair transfer: delta(D_s)={delta_Ds_gs:.4f}. "
    f"Kubo: delta(Pi)={delta_Pi_GS:.4f}. {gate_flag}"
)

print(f"  Gate: {gate_name}")
print(f"  Verdict: INFO")
print(f"  Detail: {gate_detail}")

elapsed = time.time() - t0
print(f"\n  Elapsed: {elapsed:.1f}s")

# ============================================================================
# STEP 11: Plot
# ============================================================================
print("\n--- Step 11: Generating plots ---")

fig, axes = plt.subplots(2, 2, figsize=(14, 10))

# Panel (a): Pair transfer amplitude by eigenstate
ax = axes[0, 0]
ax.bar(range(min(20, dim)), S_plus_bcs[:min(20, dim)], alpha=0.7, label='BCS', color='blue')
ax.bar(range(min(20, dim)), S_plus_bare[:min(20, dim)], alpha=0.4, label='Bare', color='red')
ax.set_xlabel('Eigenstate index n')
ax.set_ylabel(r'$S_+(n)$')
ax.set_title(r'(a) Pair transfer amplitude $\langle n|S_+|n \rangle$')
ax.legend()
ax.grid(True, alpha=0.3)

# Panel (b): ODLRO eigenvalues comparison
ax = axes[0, 1]
ax.bar(np.arange(N) - 0.15, evals_rho1_GGE, 0.3, label='GGE', color='green', alpha=0.7)
ax.bar(np.arange(N) + 0.15, evals_rho1_GS, 0.3, label='Ground state', color='blue', alpha=0.7)
ax.set_xlabel('Eigenvalue index')
ax.set_ylabel(r'$\lambda_i$ (one-body density matrix)')
ax.set_title('(b) ODLRO eigenvalues')
ax.legend()
ax.grid(True, alpha=0.3)
ax.set_yscale('log')

# Panel (c): Spectrum comparison BCS vs bare
ax = axes[1, 0]
n_show = 20
ax.plot(range(n_show), evals_bcs[:n_show] - evals_bcs[0], 'bo-', markersize=4, label='BCS')
ax.plot(range(n_show), evals_bare[:n_show] - evals_bare[0], 'rs-', markersize=4, label='Bare')
ax.set_xlabel('Eigenstate index')
ax.set_ylabel(r'$E_n - E_0$ [M$_{\rm KK}$]')
ax.set_title('(c) Low-lying spectrum (N_pair=2)')
ax.legend()
ax.grid(True, alpha=0.3)

# Panel (d): Thermal D_s(T)
T_arr = np.logspace(-3, 1, 200)
D_s_T_bcs = np.zeros(len(T_arr))
D_s_T_bare = np.zeros(len(T_arr))
for iT, TT in enumerate(T_arr):
    beta_T = 1.0 / TT
    shifted = evals_bcs - evals_bcs[0]
    w = np.exp(-beta_T * shifted)
    w /= np.sum(w)
    S_T = np.sum(w * S_plus_bcs)
    D_s_T_bcs[iT] = 2.0 * E_J_fold * S_T

    shifted = evals_bare - evals_bare[0]
    w = np.exp(-beta_T * shifted)
    w /= np.sum(w)
    S_T = np.sum(w * S_plus_bare)
    D_s_T_bare[iT] = 2.0 * E_J_fold * S_T

ax = axes[1, 1]
ax.semilogx(T_arr, D_s_T_bcs, 'b-', label='BCS-dressed', linewidth=2)
ax.semilogx(T_arr, D_s_T_bare, 'r--', label='Bare', linewidth=2)
ax.axvline(T_acoustic, color='green', linestyle=':', label=f'T_acoustic={T_acoustic}')
ax.set_xlabel(r'Temperature [M$_{\rm KK}$]')
ax.set_ylabel(r'$D_s(T)$ [M$_{\rm KK}^2$]')
ax.set_title(r'(d) Thermal Meissner stiffness $D_s(T)$')
ax.legend()
ax.grid(True, alpha=0.3)

fig.suptitle(f'MEISSNER-ED-70: BCS-Dressed Meissner Stiffness\n'
             f'D_s(BCS)={D_s_bcs_gs:.4f}, D_s(bare)={D_s_bare_gs:.4f}, '
             f'D_s(GGE)={D_s_ODLRO:.4f} M_KK^2 | '
             f'|dw_0|={primary_delta_w0:.2e}',
             fontsize=11, fontweight='bold')
plt.tight_layout(rect=[0, 0, 1, 0.93])

plot_path = os.path.join(SCRIPT_DIR, 's70_meissner_ed.png')
plt.savefig(plot_path, dpi=150)
print(f"  Plot saved: {plot_path}")
plt.close()

# ============================================================================
# STEP 12: Save data
# ============================================================================
print("\n--- Step 12: Saving data ---")

data_path = os.path.join(SCRIPT_DIR, 's70_meissner_ed.npz')
np.savez(data_path,
    # Gate info
    gate_name=gate_name,
    gate_verdict="INFO",
    gate_detail=gate_detail,
    # Structural theorem
    phase_twist_stiffness=0.0,
    gauge_invariance_max_variation=max_variation,
    # Pair transfer stiffness (T=0)
    D_s_bcs_gs=D_s_bcs_gs,
    D_s_bare_gs=D_s_bare_gs,
    S_plus_bcs_gs=S_plus_bcs[0],
    S_plus_bare_gs=S_plus_bare[0],
    # Thermal stiffness
    D_s_bcs_therm=D_s_bcs_therm,
    D_s_bare_therm=D_s_bare_therm,
    D_s_kubo_GS=D_s_kubo_GS,
    D_s_kubo_GGE=D_s_kubo_GGE,
    D_s_kubo_therm=D_s_kubo_therm,
    D_s_kubo_GS_bare=D_s_kubo_GS_bare,
    D_s_kubo_therm_bare=D_s_kubo_therm_bare,
    # GGE stiffness
    D_s_GGE_full=D_s_GGE_full,
    D_s_GGE_ODLRO=D_s_ODLRO,
    S_plus_GGE_full=S_plus_GGE_full,
    n_cond_GGE=n_cond_GGE,
    n_cond_GS=n_cond_GS,
    ratio_ODLRO=ratio_ODLRO,
    # Delta w_0
    delta_w0_kubo_GS=delta_w0_kubo_GS,
    delta_w0_kubo_therm=delta_w0_kubo_therm,
    delta_w0_GGE=delta_w0_GGE,
    max_delta_w0=primary_delta_w0,
    # Kubo components
    D_dia_fabric=D_dia_fabric,
    Pi_GS=Pi_GS,
    Pi_GGE=Pi_GGE,
    Pi_therm=Pi_therm,
    Pi_GS_bare=Pi_GS_bare,
    Pi_therm_bare=Pi_therm_bare,
    # BCS dressing shifts
    delta_Pi_GS=delta_Pi_GS,
    delta_Pi_therm=delta_Pi_therm,
    delta_Ds_kubo_GS=delta_Ds_kubo_GS,
    delta_Ds_kubo_therm=delta_Ds_kubo_therm,
    # Spectra
    evals_bcs=evals_bcs,
    evals_bare=evals_bare,
    S_plus_bcs_spectrum=S_plus_bcs,
    S_plus_bare_spectrum=S_plus_bare,
    # ODLRO eigenvalues
    rho1_evals_GGE=evals_rho1_GGE,
    rho1_evals_GS=evals_rho1_GS,
    # Thermal D_s(T)
    T_arr=T_arr,
    D_s_T_bcs=D_s_T_bcs,
    D_s_T_bare=D_s_T_bare,
    # S62 cross-check
    D_s_GGE_S62=D_s_GGE_S62,
    D_s_fold_S61=D_s_fold_JPT,
    ratio_S62=ratio_S62,
    # Parameters
    T_acoustic=T_acoustic,
    E_J_fold=E_J_fold,
    N_modes=N,
    N_pair=N_pair_sector,
    dim_Hilbert=dim,
    z_eff=z_eff,
    cos_phi_mean=cos_phi_mean,
)
print(f"  Data saved: {data_path}")

print(f"\n{'='*78}")
print(f"MEISSNER-ED-70 COMPLETE")
print(f"{'='*78}")
print(f"Total elapsed: {time.time() - t0:.1f}s")
